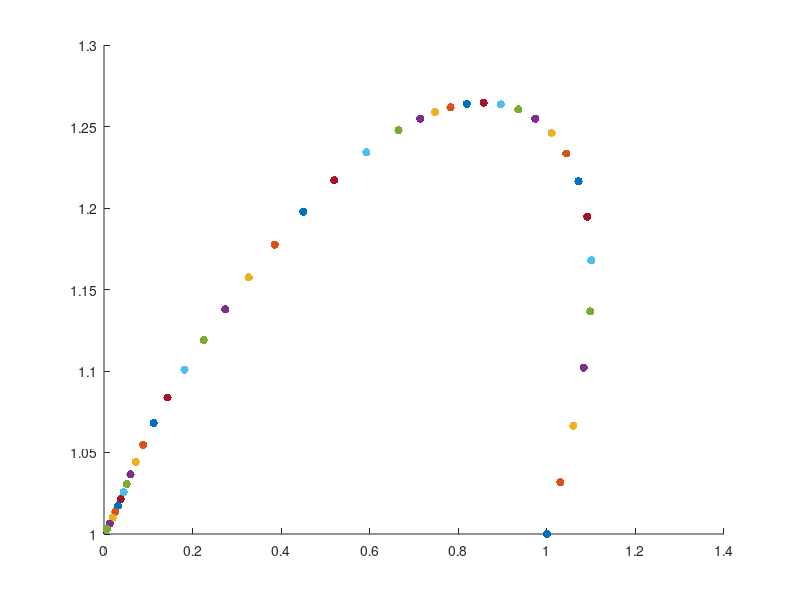

Reproduce this figure in MATLAB.
function test_K_slack()
% test the cubic K function on linear constrained problems
% min f(x)
% s.t. -(Ax-b) <= 0     lam > 0

f_size_min = 0.05;             
f_size_max = 5;                
dmu_min = -0.9; 
dmu_max = -0.01; 
delta_bar = 1;                 % simpler problem, large delta_bar
phi_bar = 5/180*pi;            

% Brown Zingg: mu: 1 -> 0 (used here);   Watson : mu: 0 -> 1
mu = 1.0;   
% x0 = [-1; 1];           
% s0 = [2; 2]; 
% lam0 = [0;0];
% x = [-3; -3];  
% s = [1; 1]; 
% lam = [1; 1];

% x0 = [-3; 3];  
% s0 = [5; 2]; 
% lam0 = [0;0];
% x = [-3; -3];  
% s = [2; 2]; 
% lam = [1; 1];

% Rosen-Suzuki
 
x0 = [1;1;1;1];
s0 = ones(3,1);
% lam0 = [0.1;0.1;0.1];
lam0 = zeros(3,1);
% x = [1;1;1;1];     
% s = [1;1;1]; 
% lam = ones(3,1);
x = x0;
s = s0;
lam = lam0;


nx = length(x);
ns = length(s); 

K0 = obj_K(x,s,lam, mu); 
normK = norm(K0,Inf); 
K0_tol = normK*1e-6; 
% solving the Cubic homotopy using hometopy continuation 
% with mu 1 -> 0, the same method as in David Brown's paper
step_size = 0.05;               
outer_iter = 0; 
inner_iter = 0; 

x_hist = [];   lam_hist = []; 
x_hist = [x_hist, x];
lam_hist = [lam_hist, lam]; 
figure('Name', 'Lam Path')
hold on 
scatter(x(1), x(2),[],'filled')
% scatter(lam(1), lam(2),[],'filled')


while mu > 0.0
     outer_iter = outer_iter + 1; 
     s; 
     % predictor direction
     [Homo, dHdx, dHdmu] = obj_homo(x, s, lam, mu, x0, s0, lam0); 
     
%      if norm(Homo) < 1e-5
%          break
%      end
     
     % dxdmu = gmres(dHdx, dHdmu, [], 0.5);
     dxdmu = dHdx \ dHdmu;
     tau = [dxdmu; -1];    
     t = tau./norm(tau);             % normalized Newton step
  
     if outer_iter > 1
        % step length calculation
        delta = norm(x - x_p0); 
        phi = acos(t'*tsave); 
        
        f_size = max(sqrt(delta/delta_bar), phi/phi_bar); 
        f_size = max(f_size_min, f_size); 
        f_size = min(f_size_max, f_size); 
        step_size = step_size/f_size; 

%         if f_size >= f_size_max
%             sprintf('backtracking')
%             x = xsave; 
%             t = tsave; 
%             lam = lamsave; 
%         end        
    end
    
    tsave = t; 
    xsave = x; 
    lamsave = lam; 
    
    x = x + step_size.*t(1:nx);
    s = s + step_size.*t(nx+1:nx+ns);
    lam = lam + step_size.*t(nx+ns+1:end-1);
    
    dmu = step_size.*t(end); 
    dmu = max(dmu_min, dmu);
    dmu = min(dmu_max, dmu);    
    mu = mu + dmu; 
    
    mu = max(0.0, mu); 
    
    [Homo, dHdx, dHdmu] = obj_homo(x, s, lam, mu, x0, s0, lam0); 
    % lam = solve_lam(mu,x,b0,c0, lam);
    
    normH = norm(Homo);
    inner_tol = normH*0.1;     % 0.1 is best choice for cubic complementary
    
    x_p0 = x;     
     
    % corrector
    newton_iter = 0; 
    while (normH > inner_tol) && (newton_iter < 20)
        newton_iter = newton_iter + 1; 
        inner_iter = inner_iter + 1; 
        dx = -dHdx\Homo;
        % dx = -gmres(dHdx, Homo);
        x = x + dx(1:nx);
        s = s + dx(nx+1:nx+ns); 
        lam = lam + dx(nx+ns+1:end); 
                
        [Homo, dHdx, dHdmu] = obj_homo(x, s, lam, mu, x0, s0, lam0); 
        normH = norm(Homo);
    end 
    
    K = obj_K(x,s,lam, mu); 
    normK = norm(K,Inf); 

    if normK < K0_tol
        break
    end
    
    x_hist = [x_hist, x];
    lam_hist = [lam_hist, lam]; 
    hold on 
    scatter(x(1), x(2),[],'filled')
    
    % scatter(lam(1), lam(2),[],'filled')
    % updating a is not helping here... 
    
end

% c = linspace(1,10,size(x_hist,2));
% scatter(x_hist(1,:), x_hist(2,:), [],c,'filled')
x
mu
outer_iter
inner_iter
end

function K = obj_K(x, s, lam, mu)
[f, df, hf] = objfun(x);
[g, dg, hg] = confun(x); 

lag_grad = df + dg*lam; 

e = ones(size(lam)); 
K = [lag_grad;
     s.*lam - mu.*e; 
     g + s]; 
end

function [Homo, dHdxsl, dHdmu] = obj_homo(x, s, lam, mu, x0, s0, lam0)
% for the simple problem
% K = - |df(x) - x| + df^3 + x^3 = 0; 

[f, df, hf] = objfun(x);
[g, dg, hg] = confun(x); 

lag_grad = df + dg*lam; 
lag_hess = hf; 
for j = 1:length(g)
    lag_hess = lag_hess + lam(j).*hg{j};
end

K1 = (1-mu).*lag_grad + mu.*(x-x0);
dK1dx = (1-mu).*lag_hess + mu.*eye(length(x));
dK1ds = zeros(length(K1), length(s));
dK1dlam = (1-mu).*dg; 
dK1dmu = -lag_grad + (x-x0);

e = ones(size(lam)); 
% K2 = (1-mu).*(s.*lam - mu.*e) + mu.*(s-s0); 
% dK2dx = zeros(length(lam), length(x));
% dK2ds = (1-mu).*diag(lam) + mu.*eye(length(s));   
% dK2dlam = (1-mu).*diag(s) ;                       
% dK2dmu = -s.*lam + (2*mu-1).*e + (s-s0); 

K2 = (1-mu).*(s.*lam) + mu.*(s-s0); 
dK2dx = zeros(length(lam), length(x));
dK2ds = (1-mu).*diag(lam) + mu.*eye(length(s)); 
dK2dlam = (1-mu).*diag(s);    
dK2dmu = -s.*lam + (s-s0); 

% K2 = (1-mu).*(s.*lam) - mu.*e; 
% dK2dx = zeros(length(lam), length(x));
% dK2ds = (1-mu).*diag(lam./s); 
% dK2dlam = (1-mu).*eye(length(K2)); 
% dK2dmu = -s.*lam - e; 

K3 = (1-mu).*(g+s) - mu.*(lam - lam0); 
dK3dx = (1-mu).*dg'; 
dK3ds = (1-mu).*eye(length(K3)); 
dK3dlam = -mu.*eye(length(lam)); 
dK3dmu = -(g+s) - (lam-lam0); 

Homo = [K1;
        K2;
        K3];    
dHdxsl = [dK1dx, dK1ds, dK1dlam;
          dK2dx, dK2ds, dK2dlam; 
          dK3dx, dK3ds, dK3dlam];
dHdmu = [dK1dmu;
         dK2dmu
         dK3dmu]; 
end


%{
function [f,df,hf] = objfun(x)
% note: the constraint x >= 0 is assimilated into func: obj_homo

% initial x0, x is critical
% % first problem
% x0 = [2;2]; 
% x = [3; 3];     % find the solution to the 1e-4 precision

% f = 1/2*(x(1) + 1)^2  + 1/2*(x(2) + 1)^2;
% df = [x(1) + 1;
%      x(2) + 1];
% hf = [1,0;
%      0,1];  

 
% x0 = [0.6;4];       % x0, is critical
% x = [2; 2];         % strangely, this is not as robust as assumed
                      % can you find out the reason why?
                      % some x0, x will work; others doesn't? 
f = (x(1) + 1)*(x(1) - 2)  + (x(2) - 1)*(x(2) + 2);
df = [2*x(1)-1;
     2*x(2)+1];
hf = [2,0;
     0,2];
 
end

function [g, dg, hg] = confun(x)
% x0 = [0.8; 0.9];       % x0, is critical
% lam0 = [0.1;0.1];      % here g<=0
% x = [4; 3];   
% lam = [1; 1];

A = [1,0;
     0,1];
b = [0;0];

g = -(A*x - b); 
dg = -A; 
hg = cell(1, length(g)); 
hg{1} = zeros(length(x));
hg{2} = zeros(length(x));

end
%}



function [f,df,hf] = objfun(x)
%  Rosen-Suzuki Problem
%  min  x1^2 + x2^2 + 2*x3^2 + x4^2        - 5*x1 -5*x2 -21*x3 + 7*x4
%  s.t. 8  - x1^2 -   x2^2 - x3^2 -   x4^2 -   x1 + x2 - x3 + x4 >= 0 
%       10 - x1^2 - 2*x2^2 - x3^2 - 2*x4^2 +   x1           + x4 >= 0          
%       5- 2*x1^2 -   x2^2 - x3^2          - 2*x1 + x2      + x4 >= 0            
%  Initial Point x = [1,1,1,1];   
%  Solution at   x = [0,1,2,-1]; 
%                f = -44   
%  Common wrong solution x = [2.5000, 2.5000, 5.2500, -3.5000]
%                        f = -79.8750
f = x(1)^2 + x(2)^2 + 2*x(3)^2 + x(4)^2 -5*x(1) -5*x(2)-21*x(3) + 7*x(4); 

% its derivative wrt. x
df = zeros(4,1); 
df(1)= 2*x(1)-5;
df(2)= 2*x(2)-5;
df(3)= 4*x(3)-21;
df(4)= 2*x(4)+7; 

hf = diag([2,2,4,2]);
end

%%%%%%%%%%%%%%%%%%%%%%%%%%%%%%%%%%%%%%%%%%%%%%%%%%%%%%%%%%%%%%%%%%%%%%%%%%%

function [g, dg, hg]= confun(x)
% Constraint function
g = zeros(3,1);
g(1) = 8 - x(1)^2 -  x(2)^2-x(3)^2 - x(4)^2 - x(1) + x(2) - x(3) + x(4); 
g(2) = 10- x(1)^2 -2*x(2)^2-x(3)^2 - 2*x(4)^2 +   x(1)  + x(4)         ;
g(3) = 5-2*x(1)^2 -  x(2)^2-x(3)^2          - 2*x(1) + x(2)      + x(4);  

% Gradients of the constraint functions wrt. x
dg=[-2*x(1)-1, -2*x(2)+1, -2*x(3)-1, -2*x(4)+1; 
       -2*x(1)+1, -4*x(2),   -2*x(3),   -4*x(4)+1;
       -4*x(1)-2, -2*x(2)+1, -2*x(3),   1];
dg = dg'; 
ceq = [];  Gceq = []; 

Hcineq = cell(1, length(g)); 
Hcineq{1} = diag([-2, -2, -2, -2]);
Hcineq{2} = diag([-2, -4, -2, -4]);
Hcineq{3} = diag([-4, -2, -2,  0]);

% % if fmincon, or the interior points on paper:   c<0
g = -g;
dg = -dg; 
Hcineq{1} = -1*Hcineq{1}; 
Hcineq{2} = -1*Hcineq{2};
Hcineq{3} = -1*Hcineq{3};
hg = Hcineq; 
end


%{
function [f,df,hf] = objfun(x)
% solution
% x = [-9.5473    1.0474]
% f = 0.0236
f = exp(x(1))*(4*x(1)^2 + 2*x(2)^2 + 4*x(1)*x(2) + 2*x(2) + 1);
df = zeros(2,1);
hf = zeros(2,2);
df(1,1) = exp(x(1))*(4*x(1)^2 + 2*x(2)^2 + 4*x(1)*x(2) + 2*x(2) + 1) + ...
    exp(x(1))*(8*x(1) + 4*x(2)); 
df(2,1) = exp(x(1))*(4*x(2) + 4*x(1) +2);

hf(1,1) = df(1,1) + exp(x(1))*(8*x(1) + 4*x(2)) + exp(x(1))*8;
hf(1,2) = df(2,1) + exp(x(1))*(4);
hf(2,1) = df(2,1) + exp(x(1))*(4);
hf(2,2) = exp(x(1))*(4);

end

function [g, dg, hg] = confun(x)
% Nonlinear inequality constraints
g = [1.5 + x(1)*x(2) - x(1) - x(2);     
     -x(1)*x(2) - 10];
 
dC1dx = [x(2)-1;
         x(1)-1]; 
dC2dx = [-x(2)
         -x(1)];
dg = [dC1dx, dC2dx]; 

hg = cell(1, length(g)); 
hg{1} = [0,1;1,0];
hg{2} = [0,-1;-1,0];

% Nonlinear equality constraints
% ceq = x(1)^2 + x(2)^2 - 4;
% Gceq = [2*x(1);
%         2*x(2)];   
% Hceq = cell(1, length(ceq));    
% Hceq{1} = [2,0;
%            0,2]; 
end
%}